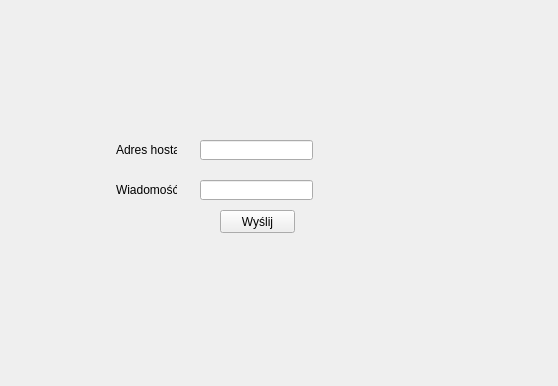
<?xml version="1.0" encoding="UTF-8"?>
<ui version="4.0">
 <class>MainWindow</class>
 <widget class="QMainWindow" name="MainWindow">
  <property name="geometry">
   <rect>
    <x>0</x>
    <y>0</y>
    <width>558</width>
    <height>386</height>
   </rect>
  </property>
  <property name="windowTitle">
   <string>MainWindow</string>
  </property>
  <widget class="QWidget" name="centralWidget">
   <widget class="QLineEdit" name="lineEdit">
    <property name="geometry">
     <rect>
      <x>200</x>
      <y>180</y>
      <width>113</width>
      <height>20</height>
     </rect>
    </property>
   </widget>
   <widget class="QPushButton" name="pushButton">
    <property name="geometry">
     <rect>
      <x>220</x>
      <y>210</y>
      <width>75</width>
      <height>23</height>
     </rect>
    </property>
    <property name="text">
     <string>Wyślij</string>
    </property>
   </widget>
   <widget class="QLabel" name="label">
    <property name="geometry">
     <rect>
      <x>116</x>
      <y>180</y>
      <width>61</width>
      <height>20</height>
     </rect>
    </property>
    <property name="text">
     <string>Wiadomość</string>
    </property>
   </widget>
   <widget class="QLabel" name="label_2">
    <property name="geometry">
     <rect>
      <x>116</x>
      <y>140</y>
      <width>61</width>
      <height>20</height>
     </rect>
    </property>
    <property name="text">
     <string>Adres hosta</string>
    </property>
   </widget>
   <widget class="QLineEdit" name="lineEdit_2">
    <property name="geometry">
     <rect>
      <x>200</x>
      <y>140</y>
      <width>113</width>
      <height>20</height>
     </rect>
    </property>
   </widget>
  </widget>
 </widget>
 <layoutdefault spacing="6" margin="11"/>
 <resources/>
 <connections/>
</ui>
